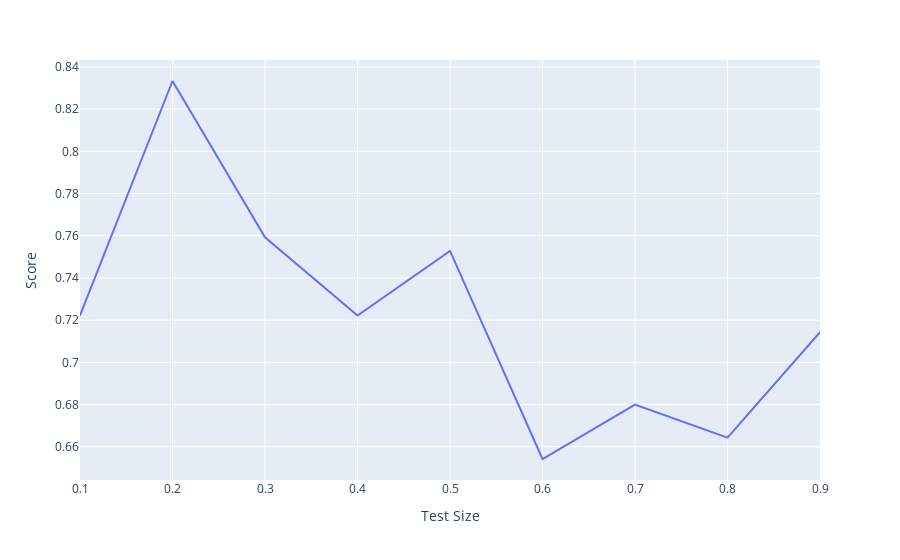

The cell this chart's notebook holds for it:
### Code cell
fig = px.line(x=size, y=score)
fig.update_xaxes(title_text='Test Size')
fig.update_yaxes(title_text='Score')
fig.show()

### Figure 1 — Plotly figure (JSON) as saved in the notebook; plotly's stock layout.template omitted (floating-point values rounded to 4 significant figures)
{"data": [{"hovertemplate": "x=%{x}<br>y=%{y}<extra></extra>", "legendgroup": "", "line": {"color": "#636efa", "dash": "solid"}, "marker": {"symbol": "circle"}, "mode": "lines", "name": "", "orientation": "v", "showlegend": false, "type": "scatter", "x": [0.1, 0.2, 0.3, 0.4, 0.5, 0.6, 0.7, 0.8, 0.9], "xaxis": "x", "y": [0.7222, 0.8333, 0.7593, 0.7222, 0.7528, 0.6542, 0.68, 0.6643, 0.7143], "yaxis": "y"}], "layout": {"legend": {"tracegroupgap": 0}, "margin": {"t": 60}, "xaxis": {"anchor": "y", "domain": [0, 1], "title": {"text": "Test Size"}}, "yaxis": {"anchor": "x", "domain": [0, 1], "title": {"text": "Score"}}}}
